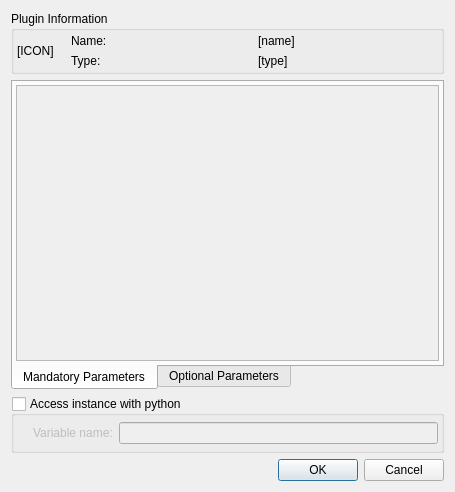
<?xml version="1.0" encoding="UTF-8"?>
<ui version="4.0">
 <class>DialogNewPluginInstance</class>
 <widget class="QDialog" name="DialogNewPluginInstance">
  <property name="geometry">
   <rect>
    <x>0</x>
    <y>0</y>
    <width>455</width>
    <height>492</height>
   </rect>
  </property>
  <property name="windowTitle">
   <string>New Plugin Instance</string>
  </property>
  <layout class="QVBoxLayout" name="verticalLayout">
   <item>
    <widget class="QGroupBox" name="groupInfo">
     <property name="title">
      <string>Plugin Information</string>
     </property>
     <layout class="QHBoxLayout" name="horizontalLayout_3">
      <property name="leftMargin">
       <number>3</number>
      </property>
      <property name="topMargin">
       <number>3</number>
      </property>
      <property name="rightMargin">
       <number>3</number>
      </property>
      <property name="bottomMargin">
       <number>3</number>
      </property>
      <item>
       <widget class="QLabel" name="lblIcon">
        <property name="maximumSize">
         <size>
          <width>48</width>
          <height>48</height>
         </size>
        </property>
        <property name="text">
         <string>[ICON]</string>
        </property>
       </widget>
      </item>
      <item>
       <layout class="QGridLayout" name="gridLayout">
        <item row="0" column="0">
         <widget class="QLabel" name="label">
          <property name="text">
           <string>Name:</string>
          </property>
         </widget>
        </item>
        <item row="0" column="1">
         <widget class="QLabel" name="lblPluginName">
          <property name="text">
           <string>[name]</string>
          </property>
         </widget>
        </item>
        <item row="1" column="0">
         <widget class="QLabel" name="label_3">
          <property name="text">
           <string>Type:</string>
          </property>
         </widget>
        </item>
        <item row="1" column="1">
         <widget class="QLabel" name="lblPluginType">
          <property name="text">
           <string>[type]</string>
          </property>
         </widget>
        </item>
       </layout>
      </item>
     </layout>
    </widget>
   </item>
   <item>
    <widget class="QTabWidget" name="tabWidget">
     <property name="tabPosition">
      <enum>QTabWidget::South</enum>
     </property>
     <property name="tabShape">
      <enum>QTabWidget::Rounded</enum>
     </property>
     <property name="currentIndex">
      <number>0</number>
     </property>
     <widget class="QWidget" name="tabParamsMand">
      <attribute name="title">
       <string>Mandatory Parameters</string>
      </attribute>
      <layout class="QHBoxLayout" name="horizontalLayout">
       <property name="leftMargin">
        <number>3</number>
       </property>
       <property name="topMargin">
        <number>3</number>
       </property>
       <property name="rightMargin">
        <number>3</number>
       </property>
       <property name="bottomMargin">
        <number>3</number>
       </property>
       <item>
        <widget class="QScrollArea" name="scrollParamsMand">
         <property name="sizePolicy">
          <sizepolicy hsizetype="Minimum" vsizetype="Expanding">
           <horstretch>0</horstretch>
           <verstretch>0</verstretch>
          </sizepolicy>
         </property>
         <property name="horizontalScrollBarPolicy">
          <enum>Qt::ScrollBarAlwaysOff</enum>
         </property>
         <property name="widgetResizable">
          <bool>true</bool>
         </property>
         <widget class="QWidget" name="scrollAreaWidgetContents">
          <property name="geometry">
           <rect>
            <x>0</x>
            <y>0</y>
            <width>423</width>
            <height>254</height>
           </rect>
          </property>
         </widget>
        </widget>
       </item>
      </layout>
     </widget>
     <widget class="QWidget" name="tabParamsOpt">
      <attribute name="title">
       <string>Optional Parameters</string>
      </attribute>
      <layout class="QHBoxLayout" name="horizontalLayout_2">
       <property name="leftMargin">
        <number>3</number>
       </property>
       <property name="topMargin">
        <number>3</number>
       </property>
       <property name="rightMargin">
        <number>3</number>
       </property>
       <property name="bottomMargin">
        <number>3</number>
       </property>
       <item>
        <widget class="QScrollArea" name="scrollParamsOpt">
         <property name="sizePolicy">
          <sizepolicy hsizetype="Minimum" vsizetype="Expanding">
           <horstretch>0</horstretch>
           <verstretch>0</verstretch>
          </sizepolicy>
         </property>
         <property name="widgetResizable">
          <bool>true</bool>
         </property>
         <widget class="QWidget" name="scrollAreaWidgetContents_2">
          <property name="geometry">
           <rect>
            <x>0</x>
            <y>0</y>
            <width>98</width>
            <height>28</height>
           </rect>
          </property>
          <layout class="QVBoxLayout" name="verticalLayout_3">
           <property name="leftMargin">
            <number>3</number>
           </property>
           <property name="topMargin">
            <number>3</number>
           </property>
           <property name="rightMargin">
            <number>3</number>
           </property>
           <property name="bottomMargin">
            <number>3</number>
           </property>
          </layout>
         </widget>
        </widget>
       </item>
      </layout>
     </widget>
    </widget>
   </item>
   <item>
    <widget class="QGroupBox" name="groupPython">
     <property name="title">
      <string>Access instance with python</string>
     </property>
     <property name="checkable">
      <bool>true</bool>
     </property>
     <property name="checked">
      <bool>false</bool>
     </property>
     <layout class="QHBoxLayout" name="horizontalLayout_4">
      <property name="leftMargin">
       <number>6</number>
      </property>
      <property name="topMargin">
       <number>6</number>
      </property>
      <property name="rightMargin">
       <number>3</number>
      </property>
      <property name="bottomMargin">
       <number>6</number>
      </property>
      <item>
       <widget class="QLabel" name="lblImage">
        <property name="text">
         <string/>
        </property>
        <property name="pixmap">
         <pixmap resource="../qitom.qrc">:/plugins/icons/sendToPython.png</pixmap>
        </property>
        <property name="scaledContents">
         <bool>false</bool>
        </property>
       </widget>
      </item>
      <item>
       <widget class="QLabel" name="label_2">
        <property name="enabled">
         <bool>false</bool>
        </property>
        <property name="toolTip">
         <string>Variable name in global workspace</string>
        </property>
        <property name="text">
         <string>Variable name:</string>
        </property>
        <property name="buddy">
         <cstring>txtPythonVariable</cstring>
        </property>
       </widget>
      </item>
      <item>
       <widget class="QLineEdit" name="txtPythonVariable">
        <property name="enabled">
         <bool>false</bool>
        </property>
       </widget>
      </item>
     </layout>
    </widget>
   </item>
   <item>
    <widget class="QDialogButtonBox" name="buttonBox">
     <property name="orientation">
      <enum>Qt::Horizontal</enum>
     </property>
     <property name="standardButtons">
      <set>QDialogButtonBox::Cancel|QDialogButtonBox::Ok</set>
     </property>
    </widget>
   </item>
  </layout>
 </widget>
 <resources>
  <include location="../qitom.qrc"/>
 </resources>
 <connections>
  <connection>
   <sender>buttonBox</sender>
   <signal>rejected()</signal>
   <receiver>DialogNewPluginInstance</receiver>
   <slot>reject()</slot>
   <hints>
    <hint type="sourcelabel">
     <x>325</x>
     <y>333</y>
    </hint>
    <hint type="destinationlabel">
     <x>286</x>
     <y>274</y>
    </hint>
   </hints>
  </connection>
  <connection>
   <sender>groupPython</sender>
   <signal>clicked(bool)</signal>
   <receiver>label_2</receiver>
   <slot>setEnabled(bool)</slot>
   <hints>
    <hint type="sourcelabel">
     <x>59</x>
     <y>271</y>
    </hint>
    <hint type="destinationlabel">
     <x>60</x>
     <y>289</y>
    </hint>
   </hints>
  </connection>
  <connection>
   <sender>groupPython</sender>
   <signal>clicked(bool)</signal>
   <receiver>txtPythonVariable</receiver>
   <slot>setEnabled(bool)</slot>
   <hints>
    <hint type="sourcelabel">
     <x>85</x>
     <y>271</y>
    </hint>
    <hint type="destinationlabel">
     <x>223</x>
     <y>299</y>
    </hint>
   </hints>
  </connection>
  <connection>
   <sender>groupPython</sender>
   <signal>clicked()</signal>
   <receiver>txtPythonVariable</receiver>
   <slot>setFocus()</slot>
   <hints>
    <hint type="sourcelabel">
     <x>24</x>
     <y>273</y>
    </hint>
    <hint type="destinationlabel">
     <x>202</x>
     <y>287</y>
    </hint>
   </hints>
  </connection>
 </connections>
</ui>
